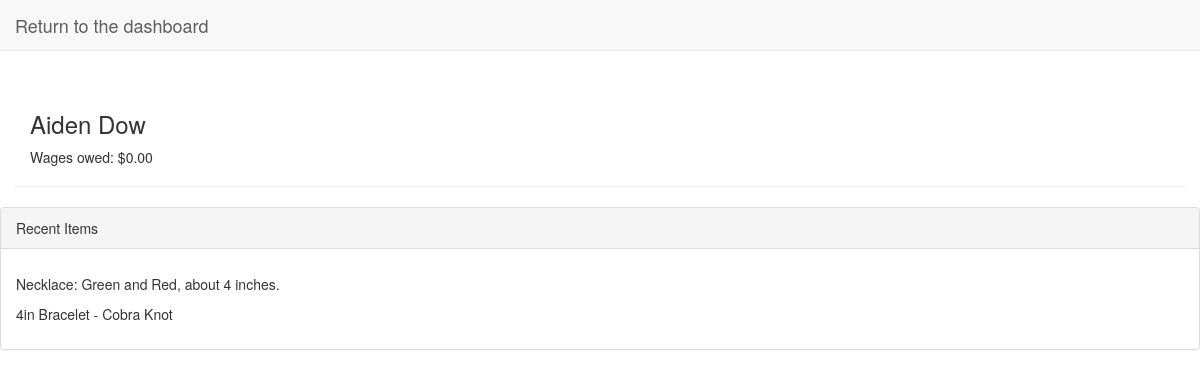
Screenshot of /manage/employee/1 with the database file from the repository.
### management/models.py (models this page shows, shortened)
class Employee(models.Model):
    name = models.CharField(max_length=200)
    amount_owed = models.DecimalField(max_digits=4, decimal_places=2, default=0)

class EmployeeBuild(models.Model):
    product = models.ForeignKey(Product, on_delete=models.PROTECT)
    item = models.ForeignKey(Item, on_delete=models.PROTECT, blank=True, null=True)
    builder = models.ForeignKey(Employee, on_delete=models.PROTECT)
    verified = models.BooleanField(default=True)
    description = models.TextField(blank=True, null=True)
    date_completed = models.DateTimeField(auto_now_add=True)

class Product(models.Model):
    name = models.CharField(max_length=200)
    description = models.TextField()
    order_cost = models.DecimalField(decimal_places=2, max_digits=4) # Price
    employee_payment = models.DecimalField(decimal_places=2, max_digits=4) # Price

class Item(models.Model):
    order = models.ForeignKey(Order, on_delete=models.PROTECT)
    blueprint = models.ForeignKey(Product, on_delete=models.PROTECT)
    size = models.IntegerField() # in inches
    completed = models.BooleanField(default=False)
    def __str__(self):
        return str(self.size) + "in " + self.blueprint.name

### management/views.py (the view)
# urls.py: path('manage/employee/<id>', views.employee, name="view_employee"),
def employee(request, id):
    employee = Employee.objects.get(id=id)
    outstanding_items = employee.employeebuild_set.filter(verified=False).order_by("date_completed")
    context = {
        "employee":employee,
        "outstanding_items":outstanding_items
    }
    return render(request, "management/employee.html", context)

### management/templates/management/employee.html
{% extends 'management/base.html' %}
{% block content %}
    <div class="container page-header">
        <h3>{{employee.name}}</h3>
        <p>Wages owed: ${{employee.amount_owed}}</p>
    </div>
    <div class="panel panel-default">
        <p class="panel-heading">Recent Items</p>
        <div class="panel-body">
            {% for item in outstanding_items %}
                <p>
                {% if item.item != Null %}
                    {{item.item}}
                {% else %}
                    {{item.product.name}}: {{item.description}}
                {% endif %}
                </p>
            {% empty %}
                <p>This employee has not made any items recently. Time to get working!</p>
            {% endfor %}
        </div>
    </div>
{% endblock content %}

### rows the page displays
Employee: name "Aiden Dow", amount_owed "0.00"
EmployeeBuild: product.name "Necklace", description "Green and Red, about 4 inches."
EmployeeBuild: item "4in Bracelet - Cobra Knot"
